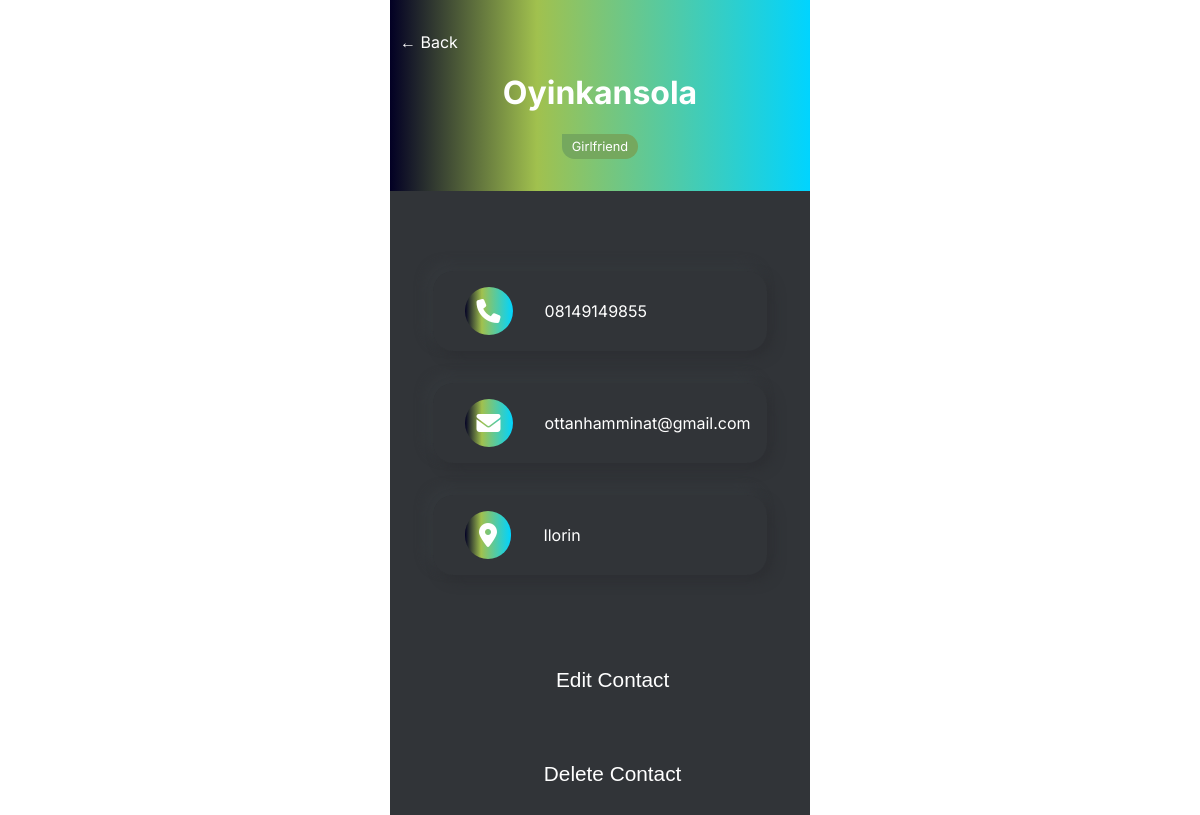
Screenshot of /contact-detail/16 (signed in) with the database file from the repository.
### base/models.py (models this page shows, shortened)
class Contact(models.Model):
    full_name = models.CharField(max_length=100)
    relationship = models.CharField(max_length=50)
    phone_number = models.CharField(max_length=50)
    email = models.EmailField(max_length=100)
    address = models.CharField(max_length=200)
    class Meta:
        ordering = ['full_name']

### base/views.py (the view)
# urls.py: path('contact-detail/<int:pk>', HomeDetailView.as_view(), name='contact-detail'),
class HomeDetailView(LoginRequiredMixin, DetailView):
    model = Contact
    template_name = 'profile.html'

### base/templates/profile.html (shortened to what this page needs)
{% load static %}
<!DOCTYPE html>
<html lang="en">
<head>
    <link rel="stylesheet" type="text/css" href="{%static 'style-profile.css' %}">
</head>
<body>
    <div class="container">
        <header class="hero">
            <a href="{% url 'home' %}">
                &#8592; Back
            </a>
            <div class="hero-info">
                <h1 class="name">{{contact.full_name}}</h1>
                <p class="relationship">{{contact.relationship}}</p>
            </div>
        </header>
            <section class="contact-info">
                <div class="info-line">
                    <i class="fa-solid fa-phone icon-gradient"></i>
                    <p class="phone-number">{{contact.phone_number}}</p>
                </div>
                <div class="info-line">
                    <i class="fas fa-envelope icon-gradient"></i>
                    <p class="email">{{contact.email}}</p>
                </div>
                <div class="info-line">
                    <i id="location" class="fas fa-map-marker-alt icon-gradient"></i>
                    <p class="address">{{contact.address}}</p>
                </div>
            </section>
            <a href="{% url 'update-contact' contact.id %}">
                <section class="edit-contact">
        <div class="edit-buton">
                        <button class="button">
                            Edit Contact
                        </button>
                    </div>
                </section>
            </a>
        <a href="{% url 'delete-contact' contact.id %}">
                <section class="edit-contact">
                    <div class="edit-buton">
                        <button class="button">
                            Delete Contact
                        </button>
                    </div>
                </section>
        </a>
    </div>
</body>
</html>

### base/static/style-profile.css (style rules this page uses)
*, *::before, *, *::after { box-sizing: border-box; }
body { font-family: 'Inter', sans-serif; margin: 0; color: #fff; }
.container { max-width: 420px; min-height: 100vh; margin: 0 auto; background-color: #313438; }
.hero { background: linear-gradient(90deg, rgba(2,0,36,1) 0%, rgba(161,193,78,1) 35%, rgba(0,212,255,1) 100%); padding: 2em 0; }
.hero-info { display: flex; flex-flow: column; align-items: center; }
i { font-size: 1.5em; }
.relationship { width: 6em; text-align: center; padding: .4em .5em; border-radius: 100px; border-top-left-radius: 0; background-color: #75a85e; font-size: .8em; }
a { text-decoration: none; color: #fff; padding: 10px; }
.contact-info { padding: 3em 1.5em; }
.info-line { display: flex; width: 90%; margin: 0 auto; align-items: center; padding: 1em 2em; margin-top: 2em; border-radius: 20px; box-shadow: 6PX 6PX 12PX #2d2f33, -6px -6px 12px #35393d; }
p { margin: 0; padding-left: 2em; }
.icon-gradient { background: linear-gradient(90deg, rgba(2,0,36,1) 0%, rgba(161,193,78,1) 35%, rgba(0,212,255,1) 100%); border-radius: 100px; padding: .5em; }
#location { padding: .5em .6em; }
.edit-contact { padding: 1.5em 3.5em; text-align: center ; }
.button { border: none; font-size: 1.3em; padding-left: 1.5em; outline: none; color: #fff; background-color: #313438; }

### rows the page displays
Contact: full_name "Oyinkansola", relationship "Girlfriend", phone_number "08149149855", email "ottanhamminat@gmail.com", address "Ilorin"
